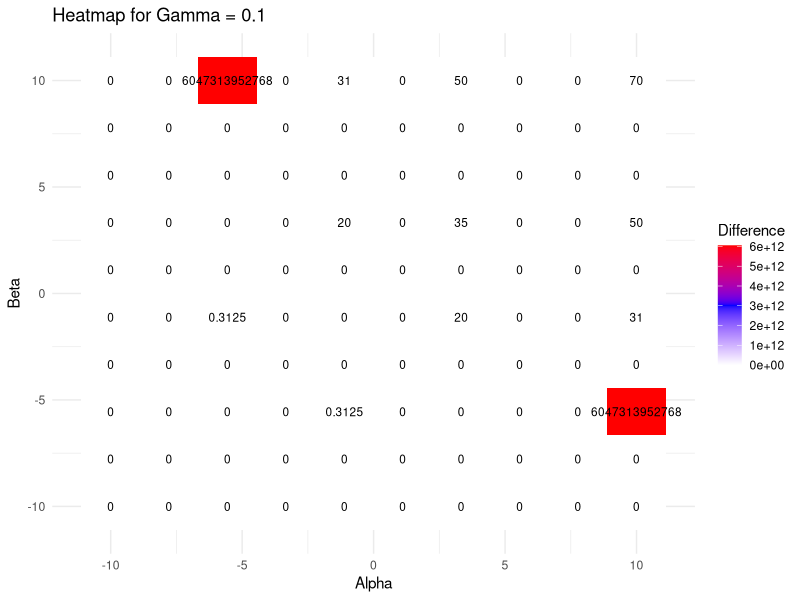
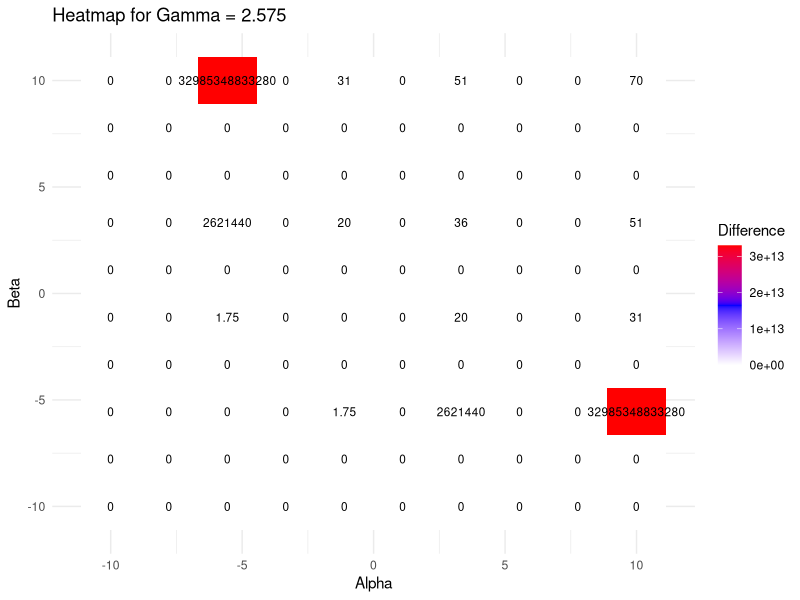
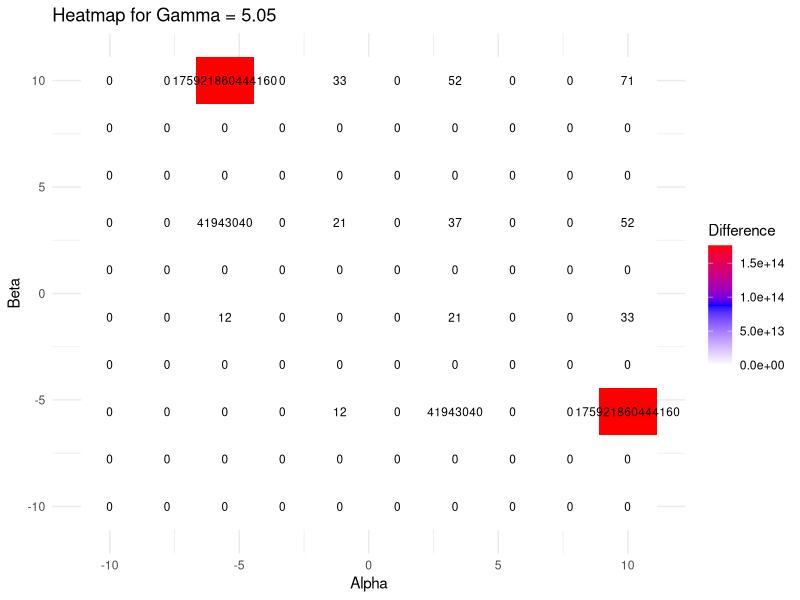
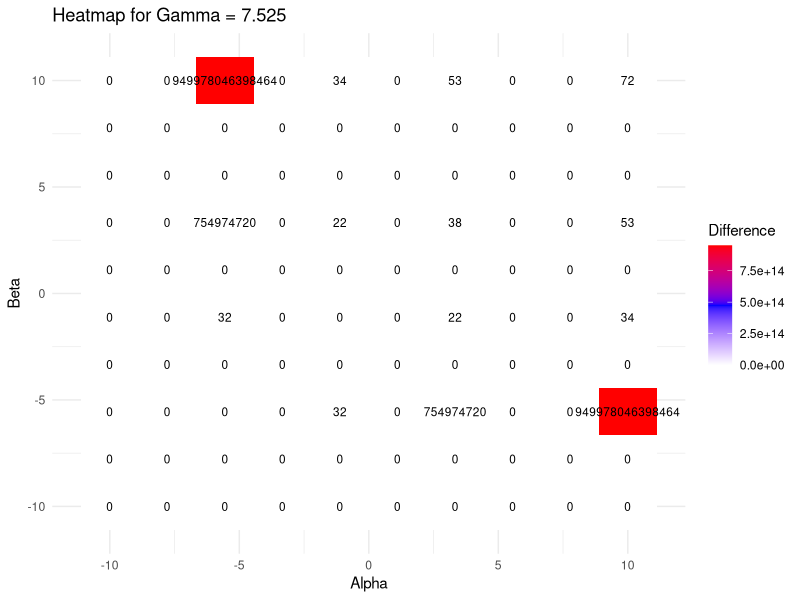
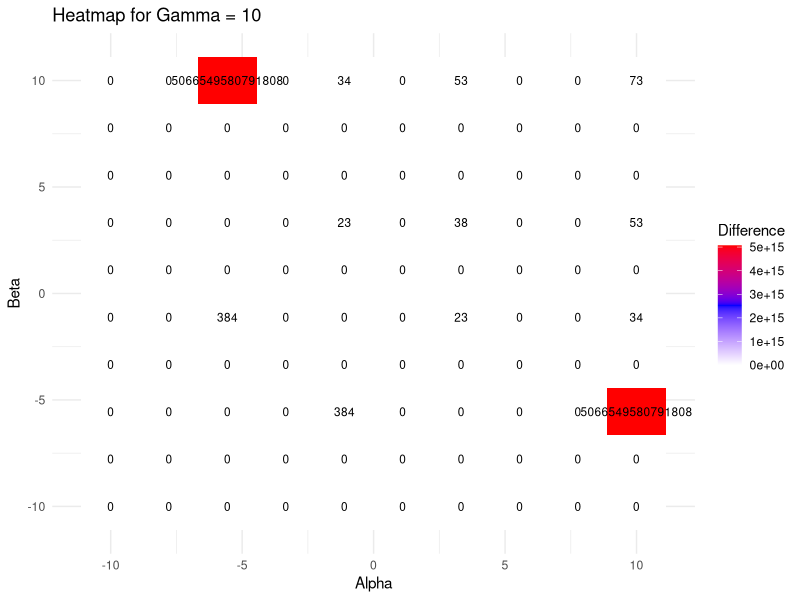

The R source for these figures, in order:
# Instalar e carregar os pacotes necessários
if (!require("ggplot2")) install.packages("ggplot2")
if (!require("reshape2")) install.packages("reshape2")
if (!require("scales")) install.packages("scales")
library(ggplot2)
library(reshape2)
library(scales)

# Definir o diretório de trabalho (ajuste conforme necessário)
setwd("/home/kalil/Documents/Graduacao/FGV/IC/joint-models-in-stan")

# Ler os dados do arquivo txt
data <- readLines("area_comparisons_2.txt")

# Função para extrair a ordem de grandeza de uma string em notação científica
extract_order_of_magnitude <- function(x) {
  match <- regexpr("e[+-]?[0-9]+", x)
  if (match == -1) {
    scientific_notation <- tryCatch(as.numeric(x), error = function(e) NA)
    if (!is.na(scientific_notation)) {
      order_of_magnitude <- as.numeric(substr(x, match + 1, nchar(x)))
      return(order_of_magnitude)
    }
    return(0)
  }
  order_of_magnitude <- as.numeric(substr(x, match + 1, nchar(x)))
  return(order_of_magnitude)
}

# Processar os dados
data_list <- lapply(data, function(line) {
  if (nchar(line) > 0) {
    parts <- strsplit(line, " ")[[1]]
    params <- strsplit(parts[1], "_")[[1]]
    alfa <- as.numeric(params[2])
    beta <- as.numeric(params[4])
    gamma <- as.numeric(params[6])
    
    # Padronizar a diferença para notação científica
    difference_str <- parts[3]
    difference <- as.numeric(gsub(",", "", difference_str))
    order_of_magnitude <- extract_order_of_magnitude(difference_str)
    if (order_of_magnitude < 0) difference <- 0
    difference <- order_of_magnitude
    if (difference < 0) difference <- 0
    
    return(c(alfa, beta, gamma, difference))
  }
})
#print(data_list)
# Transformar a lista de dados em uma matriz e depois em um data frame
data_matrix <- do.call(rbind, data_list)
data_df <- data.frame(alfa = data_matrix[,1], beta = data_matrix[,2], gamma = data_matrix[,3], difference = data_matrix[,4])
print(data_df)

# Função para criar um heatmap para cada valor de alfa
plot_heatmap <- function(df, gamma_value) {
  subset_df <- df[df$gamma == gamma_value, ]
  if (nrow(subset_df) == 0) return(NULL)
  
  # Definir os valores únicos de beta e alfa que desejamos na matriz
  unique_beta <- seq(-10, 10, length.out = 10)  # Ajuste conforme necessário
  unique_alfa <- seq(-10, 10, length.out = 10)  # Ajuste conforme necessário
  
  # Criar uma matriz com zeros e definir os nomes das linhas e colunas
  heatmap_matrix <- matrix(0, nrow = length(unique_beta), ncol = length(unique_alfa), 
                           dimnames = list(unique_beta, unique_alfa))
  
  # Preencher a matriz com os valores reais
  for (i in 1:nrow(subset_df)) {
    beta_val <- subset_df$beta[i]
    #print(beta_val)
    #print(as.character(beta_val))
    alfa_val <- subset_df$alfa[i]
    #if (beta_val %in% unique_beta && alfa_val %in% unique_alfa) {
    #print("Ahá: ", paste(i))
    heatmap_matrix[beta_val, alfa_val] <- subset_df$difference[i]
    print(subset_df$difference[i])
    print(paste(i))
    #}
    #print(subset_df$difference[i])
  }
  #print(heatmap_matrix)
  #print(subset_df$difference)
  # Plotar o heatmap
  ggplot(melt(heatmap_matrix), aes(x = Var2, y = Var1, fill = value)) +
    geom_tile() +
    geom_text(aes(label = value), color = "black", size = 3) +  # Add this line
    scale_fill_gradientn(colors = c("white", "blue", "red"), na.value = "grey50", name = "Difference") +
    labs(title = paste("Heatmap for Gamma =", gamma_value), x = "Alpha", y = "Beta") +
    theme_minimal()
}

# Criar heatmaps para cada valor de alfa
gamma_values <- unique(data_df$gamma)
heatmaps <- lapply(gamma_values, function(gamma) plot_heatmap(data_df, gamma))

# Printar os heatmaps
for (heatmap in heatmaps) {
  if (!is.null(heatmap)) print(heatmap)
}

